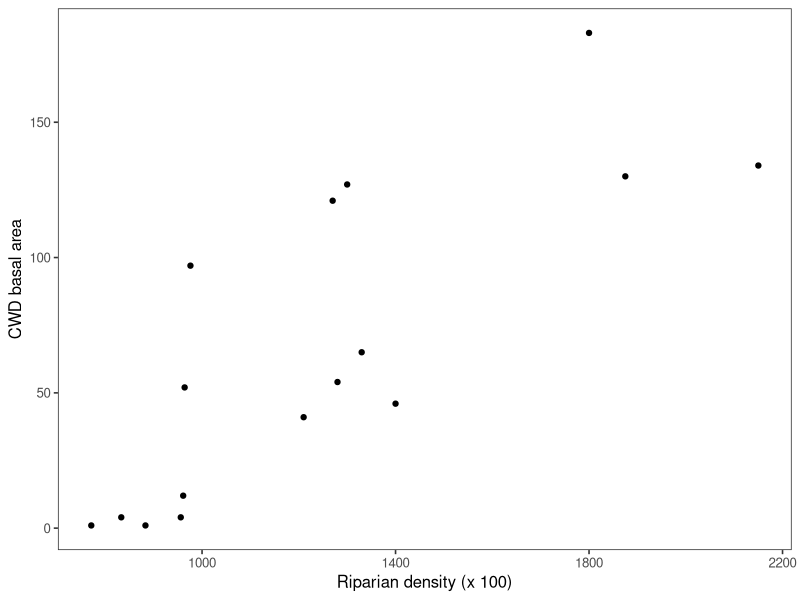
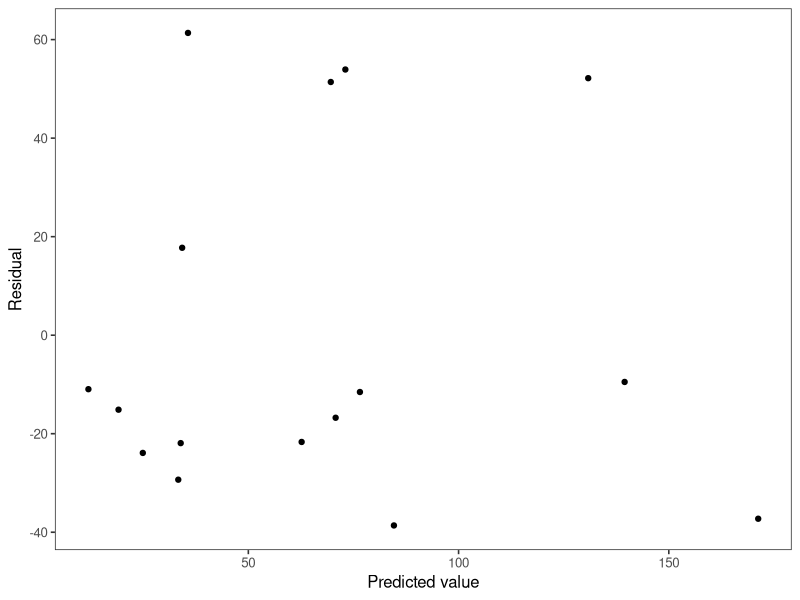
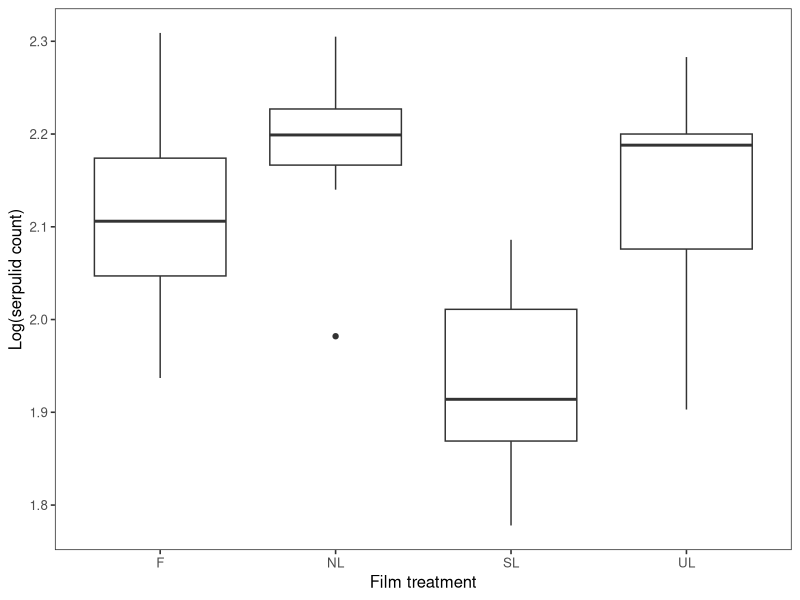
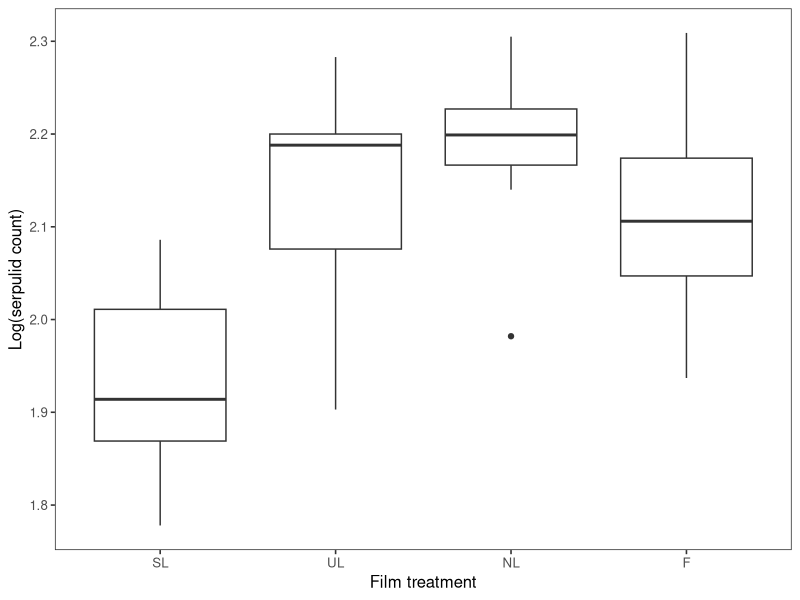

These charts were generated, in order, by the following R code:
## ---- chunk 1
# Change general options
knitr::opts_chunk$set(echo = TRUE, eval = TRUE, 
                      message = FALSE, warning = FALSE, 
                      cache = FALSE, par = FALSE)

# Set up figure options
knitr::opts_chunk$set(fig.align = 'center', fig.show = 'asis', 
                      fig.width = 4, fig.height = 3)

# Set the web address where R will look for files from this repository
repo_url <- "https://raw.githubusercontent.com/elahi/qk2e/master/data"

# Define the directory where images generated by knit will be saved
# knitr::opts_chunk$set(fig.path = "/images/", 
#                       cache.path = "/cache/")

# Packages
library(tidyverse)
library(knitr)
library(broom)
theme_set(theme_bw(base_size = 12) + theme(panel.grid = element_blank()))

# Set working directory
knitr::opts_knit$set(root.dir = "../")
## ---- chunk 2
#| echo: false
d <- read_csv("data/christ.csv")
d %>% 
  ggplot(aes(ripdens, cwdbasal)) + 
  geom_point() + 
  labs(x = "Riparian density (x 100)", y = "CWD basal area")
## ---- chunk 3
m1 <- lm(cwdbasal ~ ripdens, data = d)
summary(m1)
## ---- chunk 4
#| echo: false
d <- d %>% 
  mutate(resids = resid(m1), 
         fitted = fitted(m1))
d %>% ggplot(aes(fitted, resids)) + 
  geom_point() + 
  labs(x = "Predicted value", y = "Residual")
#plot(m1, which = 1)
## ---- chunk 5
#| echo: false
d <- read_csv("data/serpulid.csv")
d %>% 
  ggplot(aes(film, lserp)) + 
  geom_boxplot() + 
  labs(x = "Film treatment", y = "Log(serpulid count)")
## ---- chunk 6
m1 <- lm(lserp ~ film, data = d)
summary(m1)
## ---- chunk 7
d <- d %>% mutate(film_ = fct_relevel(film, "SL", "UL", "NL", "F"))
glimpse(d$film); glimpse(d$film_)
## ---- chunk 8
#| echo: false
d %>% 
  ggplot(aes(film_, lserp)) + 
  geom_boxplot() + 
  labs(x = "Film treatment", y = "Log(serpulid count)")
## ---- chunk 9
m2 <- lm(lserp ~ film_, data = d)
summary(m2)
## ---- chunk 10
m0 <- lm(lserp ~ 1, data = d)
summary(m0)
## ---- chunk 11
anova(m0, m1)
## ---- chunk 12
anova(m1)
